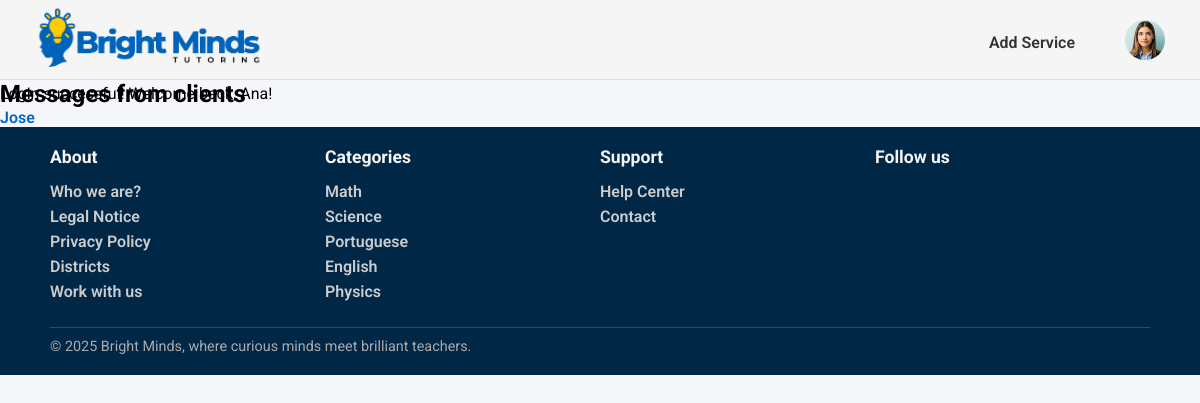
Before: /pages/inbox.php (signed in) with the older database file.
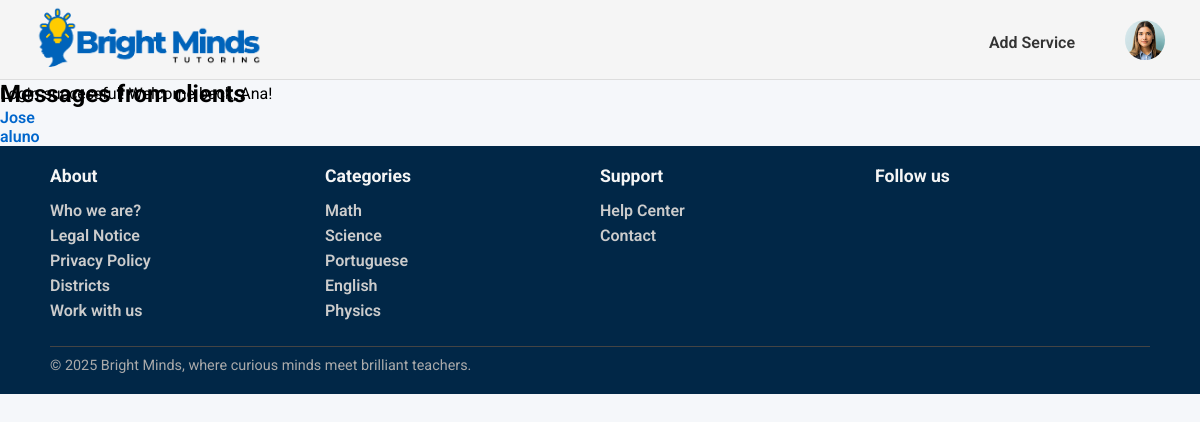
After: the same page with the newer database file.
### tables this page shows
CREATE TABLE User (
    user_id INTEGER PRIMARY KEY,
    username TEXT UNIQUE NOT NULL,
    name TEXT NOT NULL,
    birth_date DATE,
    email TEXT UNIQUE NOT NULL,
    password TEXT NOT NULL,
    usertype TEXT CHECK(usertype IN ('student', 'tutor', 'admin')) NOT NULL,
    address TEXT,
    postal_code TEXT,
    city TEXT,
    registration_date DATE NOT NULL,
    profile_image TEXT
);

CREATE TABLE Category(
    category_name TEXT PRIMARY KEY
);

### utils/session.php (called while the page is built, shortened)
<?php
  class Session {
    private array $messages;
    public function __construct() {
      $this->messages = isset($_SESSION['messages']) ? $_SESSION['messages'] : array();
    }
    public function getId() : ?int {
      return isset($_SESSION['id']) ? $_SESSION['id'] : null;
    }
    public function getMessages() {
      return $this->messages;
    }
  }
?>

### database/message.class.php (called while the page is built, shortened)
<?php
class Message {
  public static function getDistinctSenders(PDO $db, int $receiver_id): array {
    $stmt = $db->prepare("
      SELECT DISTINCT User.*
      FROM Message
      JOIN User ON Message.sender_id = User.user_id
      WHERE receiver_id = ?
    ");
    $stmt->execute([$receiver_id]);
    $senders = [];
    while ($row = $stmt->fetch()) {
      $senders[] = new User(
        intval($row['user_id']),
        $row['username'],
        $row['name'],
        $row['email'],
        $row['password'],
        $row['usertype'],
        $row['registration_date'],
        $row['birth_date'] ?? null,
        $row['address'] ?? null,
        $row['postal_code'] ?? null,
        $row['city'] ?? null,
        $row['profile_image'] ?? null
      );
    }
    return $senders;
  }
}
?>

### database/user.class.php (called while the page is built, shortened)
<?php
  class User {
    public function __construct(int $id, string $username, string $name, string $email, string $password, string $user_type, string $registration_date, ?string $birth_date, ?string $address, ?string $postal_code, ?string $city, ?string $profile_image) {
      $this->id = $id;
      $this->name= $name;
    }
  }
?>

### database/categories.php (called while the page is built, shortened)
<?php
  function getAllCategories(PDO $db) {
    $stmt = $db->prepare('SELECT category_name
                          FROM Category');
    $stmt->execute();
    return $stmt->fetchAll();
  }
?>

### pages/inbox.php (the view, shortened to what the changed rows need)
<?php
    require_once(__DIR__ . '/../database/connection.db.php');
    require_once(__DIR__ . '/../database/categories.php');
    require_once(__DIR__ . '/../database/user.class.php');
    require_once(__DIR__ . '/../database/message.class.php');
    require_once(__DIR__ . '/../templates/common.tpl.php');
    require_once(__DIR__ . '/../utils/session.php');
    $session = new Session();
    $db = getDatabaseConnection();
    $categories = getAllCategories($db);
    $logged_user_id = $session->getId();
    $senders = Message::getDistinctSenders($db, $logged_user_id);
    drawHeader($session);?>
    <section class="inbox">
    <h2>Messages from clients</h2>
    <ul>
        <?php foreach ($senders as $sender): ?>
        <li>
            <a href="chat.php?user=<?= $sender->id ?>">
            <?= htmlspecialchars($sender->name) ?>
            </a>
        </li>
        <?php endforeach; ?>
    </ul>
    </section>
    <?php drawFooter($categories);?>

### templates/common.tpl.php (shortened to what the changed rows need)
<?php
    require_once(__DIR__. '/../utils/session.php');
    require_once(__DIR__.'/../database/user.class.php');
?>
<?php function drawHeader(Session $session){ ?>
    <!DOCTYPE html>
    <html>
        <head>
            <link rel="stylesheet" href="../css/style.css">
            <link rel="stylesheet" href="../css/profile.css">
            <link rel="stylesheet" href="../css/services.css">
            <link rel="stylesheet" href="../css/service_detail.css">
            <link rel="stylesheet" href="../css/admin.css">
            <link rel="stylesheet" href="../css/services_manage.css">
            <link rel="stylesheet" href="../css/client_booking.css">
            <link rel="stylesheet" href="../css/message.css">
        </head>
        <body>
            <header>
                <section id="messages">
                    <?php foreach ($session->getMessages() as $messsage) { ?>
                        <article class="<?=$messsage['type']?>">
                            <?=$messsage['text']?>
                        </article>
                    <?php } ?>
                </section>
            </header>
            <main>
<?php } ?>
<?php function drawFooter(array $categories){ ?>
            </main>
            <footer>
                <div class="footer-content">
                    <section class="footer-column">
                        <ul>
                            <?php foreach($categories as $category){ ?>
                                <li>
                                    <a href=""><?=$category['category_name']?>
                                    </a>
                                </li>
                            <?php } ?>
                        </ul>
                    </section>
                </div>
            </footer>
        </body>
    </html>
<?php } ?>

Changed rows visible on the page:
added user: name "aluno"
